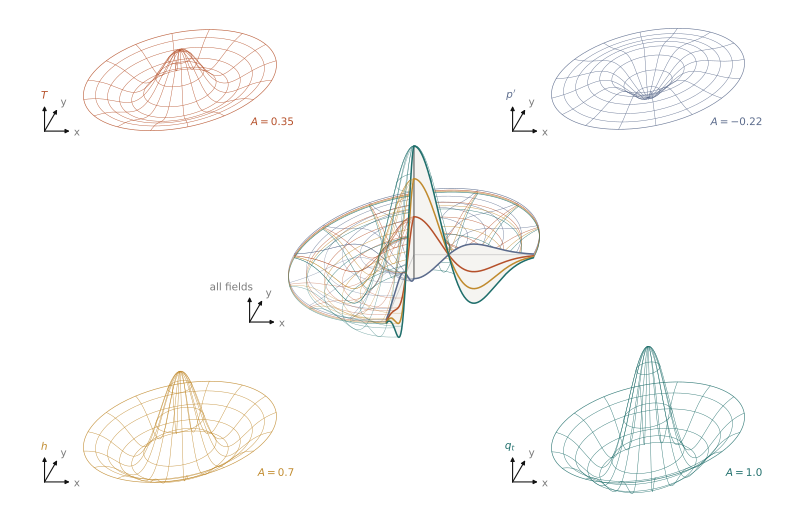

This figure's Python source:
"""W7 — assembled quincunx with the asymmetric cutout center
(right wall face-on at 0 deg, left wall near view-parallel)."""
import numpy as np
import matplotlib.pyplot as plt
from turblib import PALETTE, AMPS, ORDER, LABEL, clean_axes, save
from wirelib import wire_polar, triad, wall

THA_DEG = 275
THA = np.radians(THA_DEG)
TRIAD_LABELS = {'qt': '$q_t$', 'h': '$h$', 'T': '$T$', 'p': "$p'$"}
AMP_TEXT = {'qt': '$A = 1.0$', 'h': '$A = 0.7$', 'T': '$A = 0.35$',
            'p': '$A = -0.22$'}

fig, ax = plt.subplots(figsize=(10, 8))
d = 2.8
corners = {'T': (-d, d * 0.75), 'p': (d, d * 0.75),
           'h': (-d, -d * 0.75), 'qt': (d, -d * 0.75)}
for f, (cx, cy) in corners.items():
    wire_polar(ax, AMPS[f], PALETTE[f], x0=cx, y0=cy)
    triad(ax, cx - 1.62, cy - 0.62, TRIAD_LABELS[f], PALETTE[f],
          scale=0.3, lw=0.8)
    # amplitude label mirrors the triad position on the right side
    ax.text(cx + 1.38, cy - 0.52, AMP_TEXT[f], ha='right', va='center',
            color=PALETTE[f], fontsize=7.5)

SC = 1.3
far = [(0.0, np.pi)]
near = [(np.pi, THA)]
for f in sorted(ORDER, key=lambda f: abs(AMPS[f])):
    wire_polar(ax, AMPS[f], PALETTE[f], lw=0.32, alpha=0.85,
               theta_ranges=far, zorder=2, n_rings=7, n_spokes=14,
               scale=SC)
wall(ax, THA, lw=1.1, zorder=5, scale=SC)
wall(ax, 2 * np.pi, lw=1.1, zorder=5, scale=SC)
for f in sorted(ORDER, key=lambda f: abs(AMPS[f])):
    wire_polar(ax, AMPS[f], PALETTE[f], lw=0.32, alpha=0.6,
               theta_ranges=near, zorder=8, n_rings=7, n_spokes=14,
               scale=SC)
# center triad: equal clearance to its (1.3x) turbulon as corners have
# to theirs — edge at -1.155*SC, corner clearance ~0.465
triad(ax, -1.155 * SC - 0.465, -0.62 * SC, 'all fields', LABEL,
      scale=0.3, lw=0.8)

clean_axes(ax)
# high-res transparent PNG first (save() closes the figure)
fig.savefig('w7_quincunx_asym_hires.png', dpi=300,
            bbox_inches='tight', pad_inches=0.05, transparent=True)
save(fig, 'w7_quincunx_asym')
print('done')
